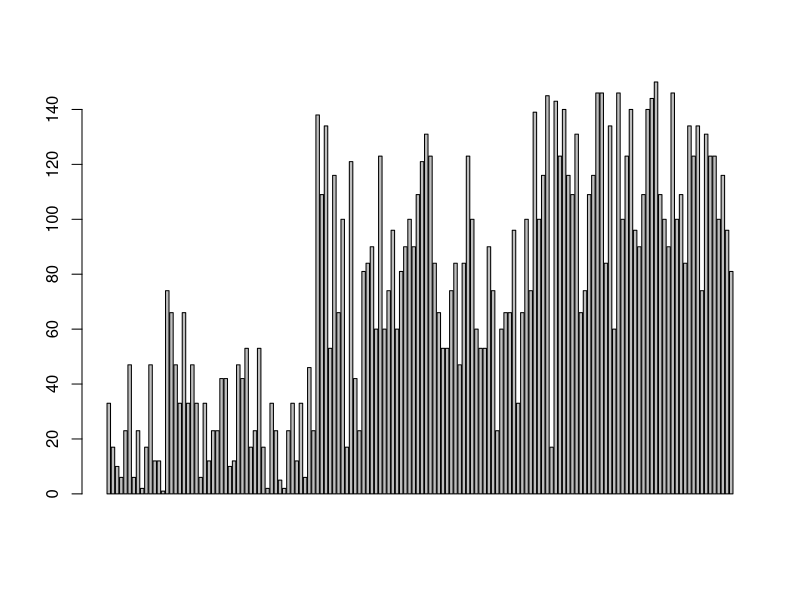

The R source for this figure: (Note: this script raises an error after producing the figure.)
# 200_A_1_DPLRY

# install.packages("dplyr")
library(dplyr)

### ------------------
### ------------------
## Start with Wrangling
### ------------------
### ------------------

#sample data
iris <- iris


#viewing data
as_tibble(iris)

glimpse(iris)

View(iris)


# Extract rows that meet logical criteria.
dplyr::filter(iris, Sepal.Length > 7)

# Remove duplicate rows.
dplyr::distinct(iris)

# Randomly select fraction of rows.
dplyr::sample_frac(iris, 0.5, replace = TRUE)

# Randomly select n rows.
dplyr::sample_n(iris, 10, replace = TRUE)

# Select rows by position.
dplyr::slice(iris, 10:15)

# Select and order top n entries (by group if grouped data).
dplyr::top_n(iris, 2, Species)



######################
### Summarising data
#####################

# Summarise uses summary functions, functions that
# take a vector of values and return a single value

#  Summarise data into single row of values.
dplyr::summarise(iris, avg = mean(Sepal.Length))

# Apply summary function to each column.
dplyr::summarise_each(iris, funs(mean))

# Count number of rows with each unique value of variable (with or without weights).
dplyr::count(iris, Species, wt = Sepal.Length)
dplyr::count(iris, Species)


dplyr::first(iris)
dplyr::last(iris)
dplyr::nth(iris,34)
dplyr::n_distinct(iris)
dplyr::summarise(iris, minimum=min(Sepal.Length))


#####################
# selecting columns
#####################

# Select columns by name or helper function
dplyr::select(iris, Sepal.Width, Petal.Length, Species)


# Select columns whose name contains a character string.
select(iris, contains("."))

# Select columns whose name ends with a character string.
select(iris, ends_with("Length"))

# Select every column.
select(iris, everything())

# Select columns whose name matches a regular expression.
select(iris, matches(".t."))

# Select columns named x1, x2, x3, x4, x5.
select(iris, num_range("x2", 1:5))

# Select columns whose names are in a group of names.
select(iris, one_of(c("Species","Sepal.Width", "nonexisting", "justaName")))

# Select columns whose name starts with a character string.
select(iris, starts_with("Sepal"))

# Select all columns between Sepal.Length and Petal.Width (inclusive).
select(iris, Sepal.Length:Petal.Width)

# Select all columns except Species
select(iris, -Species)


#####################
# Making new variables
#####################


# Compute and append one or more new columns.
dplyr::mutate(iris, sepal = Sepal.Length + Sepal.Width)

# Apply window function to each column.
dplyr::mutate_each(iris, funs(min_rank))

# Compute one or more new columns. Drop original columns.
dplyr::transmute(iris, sepal = Sepal.Length + Sepal.Width)


## Window functions

# Copy with values shifted by 1.
dplyr::lead(iris, n  = 1)

# Copy with values lagged by 1.
dplyr::lag(iris, n = 1)


# Ranks with no gaps.
dplyr::dense_rank(iris$Sepal.Length)

# Ranks. Ties get min rank.
dplyr::min_rank(iris$Sepal.Length)

# eg
barplot(dplyr::min_rank(iris$Sepal.Length))

# Ranks rescaled to [0, 1].
dplyr::percent_rank(iris$Sepal.Length)

# Ranks. Ties got to first value.
dplyr::row_number(iris$Sepal.Length)

# Bin vector into n buckets.
dplyr::ntile(x = row_number()) #, iris$Sepal.Length)

# Are values between a and b?
dplyr::between(iris$Sepal.Length, 5, 6)

# Cumulative distribution.  
dplyr::cume_dist(iris$Sepal.Length)

#Cumulative all
dplyr::cumall(iris$Sepal.Length)




